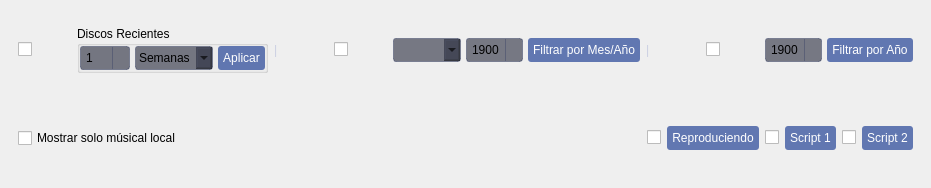
<?xml version="1.0" encoding="UTF-8"?>
<ui version="4.0">
 <class>AdvancedSettings</class>
 <widget class="QWidget" name="AdvancedSettings">
  <property name="geometry">
   <rect>
    <x>0</x>
    <y>0</y>
    <width>931</width>
    <height>188</height>
   </rect>
  </property>
  <property name="sizePolicy">
   <sizepolicy hsizetype="Preferred" vsizetype="Fixed">
    <horstretch>0</horstretch>
    <verstretch>0</verstretch>
   </sizepolicy>
  </property>
  <property name="styleSheet">
   <string notr="true">QSpinBox, QComboBox {
  border: 1px solid rgba(65, 72, 104, 0.5);
  border-radius: 3px;
  padding: 3px;
  background-color: rgba(36, 40, 59, 0.6);
}
QSpinBox::up-button, QSpinBox::down-button {
  width: 16px;
  border-left: 1px solid rgba(65, 72, 104, 0.5);
}
QPushButton {
  background-color: rgba(61, 89, 161, 0.8);
  color: white;
  border-radius: 3px;
  padding: 5px;
}
QPushButton:hover {
  background-color: rgba(77, 105, 177, 0.9);
}</string>
  </property>
  <layout class="QHBoxLayout" name="time_filters_layout">
   <property name="spacing">
    <number>8</number>
   </property>
   <property name="leftMargin">
    <number>0</number>
   </property>
   <property name="topMargin">
    <number>0</number>
   </property>
   <property name="rightMargin">
    <number>0</number>
   </property>
   <property name="bottomMargin">
    <number>0</number>
   </property>
   <item>
    <widget class="QWidget" name="widget" native="true">
     <layout class="QVBoxLayout" name="verticalLayout">
      <item>
       <widget class="QWidget" name="fechas_widget" native="true">
        <layout class="QHBoxLayout" name="horizontalLayout_2">
         <item>
          <widget class="QCheckBox" name="show_time_unit_check">
           <property name="text">
            <string/>
           </property>
           <property name="icon">
            <iconset resource="../../images.qrc">
             <normaloff>:/services/ads</normaloff>:/services/ads</iconset>
           </property>
           <property name="iconSize">
            <size>
             <width>32</width>
             <height>32</height>
            </size>
           </property>
          </widget>
         </item>
         <item>
          <widget class="QGroupBox" name="time_unit_groupBox">
           <property name="sizePolicy">
            <sizepolicy hsizetype="Preferred" vsizetype="Fixed">
             <horstretch>0</horstretch>
             <verstretch>0</verstretch>
            </sizepolicy>
           </property>
           <property name="title">
            <string>Discos Recientes</string>
           </property>
           <layout class="QHBoxLayout" name="time_unit_layout">
            <property name="spacing">
             <number>5</number>
            </property>
            <property name="leftMargin">
             <number>0</number>
            </property>
            <property name="topMargin">
             <number>0</number>
            </property>
            <property name="rightMargin">
             <number>0</number>
            </property>
            <property name="bottomMargin">
             <number>0</number>
            </property>
            <item>
             <widget class="QSpinBox" name="time_value">
              <property name="minimum">
               <number>1</number>
              </property>
              <property name="maximum">
               <number>999</number>
              </property>
              <property name="value">
               <number>1</number>
              </property>
             </widget>
            </item>
            <item>
             <widget class="QComboBox" name="time_unit">
              <item>
               <property name="text">
                <string>Semanas</string>
               </property>
              </item>
              <item>
               <property name="text">
                <string>Meses</string>
               </property>
              </item>
              <item>
               <property name="text">
                <string>Años</string>
               </property>
              </item>
             </widget>
            </item>
            <item>
             <widget class="QPushButton" name="apply_time_filter">
              <property name="text">
               <string>Aplicar</string>
              </property>
             </widget>
            </item>
           </layout>
          </widget>
         </item>
         <item>
          <widget class="QLabel" name="separator1">
           <property name="styleSheet">
            <string notr="true">color: rgba(169, 177, 214, 0.5);</string>
           </property>
           <property name="text">
            <string>|</string>
           </property>
          </widget>
         </item>
         <item>
          <widget class="QCheckBox" name="show_month_year_check">
           <property name="text">
            <string/>
           </property>
           <property name="icon">
            <iconset resource="../../images.qrc">
             <normaloff>:/services/ads</normaloff>:/services/ads</iconset>
           </property>
           <property name="iconSize">
            <size>
             <width>32</width>
             <height>32</height>
            </size>
           </property>
          </widget>
         </item>
         <item>
          <widget class="QFrame" name="month_year_frame">
           <property name="sizePolicy">
            <sizepolicy hsizetype="Preferred" vsizetype="Fixed">
             <horstretch>0</horstretch>
             <verstretch>0</verstretch>
            </sizepolicy>
           </property>
           <property name="frameShape">
            <enum>QFrame::Shape::NoFrame</enum>
           </property>
           <layout class="QHBoxLayout" name="month_year_layout">
            <property name="spacing">
             <number>5</number>
            </property>
            <property name="leftMargin">
             <number>0</number>
            </property>
            <property name="topMargin">
             <number>0</number>
            </property>
            <property name="rightMargin">
             <number>0</number>
            </property>
            <property name="bottomMargin">
             <number>0</number>
            </property>
            <item>
             <widget class="QComboBox" name="month_combo"/>
            </item>
            <item>
             <widget class="QSpinBox" name="year_spin">
              <property name="minimum">
               <number>1900</number>
              </property>
              <property name="maximum">
               <number>2100</number>
              </property>
             </widget>
            </item>
            <item>
             <widget class="QPushButton" name="apply_month_year">
              <property name="sizePolicy">
               <sizepolicy hsizetype="Minimum" vsizetype="Fixed">
                <horstretch>0</horstretch>
                <verstretch>0</verstretch>
               </sizepolicy>
              </property>
              <property name="text">
               <string>Filtrar por Mes/Año</string>
              </property>
             </widget>
            </item>
           </layout>
          </widget>
         </item>
         <item>
          <widget class="QLabel" name="separator2">
           <property name="styleSheet">
            <string notr="true">color: rgba(169, 177, 214, 0.5);</string>
           </property>
           <property name="text">
            <string>|</string>
           </property>
          </widget>
         </item>
         <item>
          <widget class="QCheckBox" name="show_year_check">
           <property name="text">
            <string/>
           </property>
           <property name="icon">
            <iconset resource="../../images.qrc">
             <normaloff>:/services/ads</normaloff>:/services/ads</iconset>
           </property>
           <property name="iconSize">
            <size>
             <width>32</width>
             <height>32</height>
            </size>
           </property>
          </widget>
         </item>
         <item>
          <widget class="QFrame" name="year_frame">
           <property name="sizePolicy">
            <sizepolicy hsizetype="Preferred" vsizetype="Fixed">
             <horstretch>0</horstretch>
             <verstretch>0</verstretch>
            </sizepolicy>
           </property>
           <property name="frameShape">
            <enum>QFrame::Shape::NoFrame</enum>
           </property>
           <layout class="QHBoxLayout" name="year_layout">
            <property name="spacing">
             <number>5</number>
            </property>
            <property name="leftMargin">
             <number>0</number>
            </property>
            <property name="topMargin">
             <number>0</number>
            </property>
            <property name="rightMargin">
             <number>0</number>
            </property>
            <property name="bottomMargin">
             <number>0</number>
            </property>
            <item>
             <widget class="QSpinBox" name="year_only_spin">
              <property name="minimum">
               <number>1900</number>
              </property>
              <property name="maximum">
               <number>2100</number>
              </property>
             </widget>
            </item>
            <item>
             <widget class="QPushButton" name="apply_year">
              <property name="text">
               <string>Filtrar por Año</string>
              </property>
             </widget>
            </item>
           </layout>
          </widget>
         </item>
        </layout>
       </widget>
      </item>
      <item>
       <widget class="QWidget" name="botones_widget" native="true">
        <layout class="QHBoxLayout" name="horizontalLayout">
         <item>
          <widget class="QCheckBox" name="only_local_files">
           <property name="text">
            <string>Mostrar solo músical local</string>
           </property>
          </widget>
         </item>
         <item>
          <spacer name="horizontalSpacer">
           <property name="orientation">
            <enum>Qt::Orientation::Horizontal</enum>
           </property>
           <property name="sizeHint" stdset="0">
            <size>
             <width>40</width>
             <height>20</height>
            </size>
           </property>
          </spacer>
         </item>
         <item>
          <widget class="QCheckBox" name="show_playing_check">
           <property name="text">
            <string/>
           </property>
           <property name="icon">
            <iconset resource="../../images.qrc">
             <normaloff>:/services/ads</normaloff>:/services/ads</iconset>
           </property>
           <property name="iconSize">
            <size>
             <width>32</width>
             <height>32</height>
            </size>
           </property>
          </widget>
         </item>
         <item>
          <widget class="QPushButton" name="playing_button_inactive">
           <property name="text">
            <string>Reproduciendo</string>
           </property>
          </widget>
         </item>
         <item>
          <widget class="QCheckBox" name="show_script_1_check">
           <property name="text">
            <string/>
           </property>
           <property name="icon">
            <iconset resource="../../images.qrc">
             <normaloff>:/services/ads</normaloff>:/services/ads</iconset>
           </property>
           <property name="iconSize">
            <size>
             <width>32</width>
             <height>32</height>
            </size>
           </property>
          </widget>
         </item>
         <item>
          <widget class="QPushButton" name="script_1_button">
           <property name="text">
            <string>Script 1</string>
           </property>
          </widget>
         </item>
         <item>
          <widget class="QCheckBox" name="show_script_2_check">
           <property name="text">
            <string/>
           </property>
           <property name="icon">
            <iconset resource="../../images.qrc">
             <normaloff>:/services/ads</normaloff>:/services/ads</iconset>
           </property>
           <property name="iconSize">
            <size>
             <width>32</width>
             <height>32</height>
            </size>
           </property>
          </widget>
         </item>
         <item>
          <widget class="QPushButton" name="script_2_button">
           <property name="text">
            <string>Script 2</string>
           </property>
          </widget>
         </item>
        </layout>
       </widget>
      </item>
     </layout>
    </widget>
   </item>
  </layout>
 </widget>
 <resources>
  <include location="../../images.qrc"/>
 </resources>
 <connections/>
</ui>
